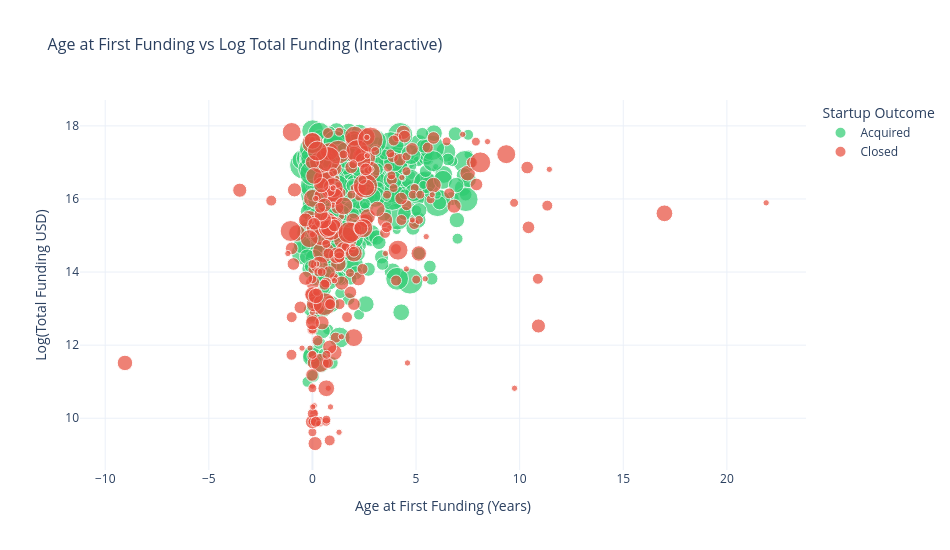

Write notebook code for a chart like this one.
### Code cell
#Cell 12 — plot 10: interactive plotly chart (age vs funding)
# ============================================================
# PLOT 10: INTERACTIVE PLOTLY — Age at First Funding vs Total Funding
# This is your "wow" interactive chart for the project demo
# ============================================================

plot_df = df.copy()
plot_df['Outcome'] = plot_df['status'].map({1:'Acquired', 0:'Closed'})

fig = px.scatter(
    plot_df,
    x='age_first_funding_year',
    y='log_funding',
    color='Outcome',
    size='relationships',
    hover_data=['funding_rounds', 'milestones', 'investor_strength'],
    color_discrete_map={'Acquired':'#2ecc71', 'Closed':'#e74c3c'},
    title='Age at First Funding vs Log Total Funding (Interactive)',
    labels={
        'age_first_funding_year': 'Age at First Funding (Years)',
        'log_funding': 'Log(Total Funding USD)'
    },
    opacity=0.7,
    template='plotly_white'
)
fig.update_layout(
    title_font_size=16,
    legend_title_text='Startup Outcome',
    width=950, height=550
)

# Save as interactive HTML (open in browser!)
fig.write_html(os.path.join(PLOTS_DIR, '10_interactive_scatter.html'))
print(" Saved → 10_interactive_scatter.html (open in browser)")
fig.show()

### Figure 1 — Plotly figure (JSON) as saved in the notebook; plotly's stock layout.template omitted (floating-point values rounded to 4 significant figures; data arrays with more than 128 entries replaced by an {"elided": "..."} marker saying what was removed)
{"data": [{"customdata": {"elided": "477x3 int values"}, "hovertemplate": "Outcome=Acquired<br>Age at First Funding (Years)=%{x}<br>Log(Total Funding USD)=%{y}<br>relationships=%{marker.size}<br>funding_rounds=%{customdata[0]}<br>milestones=%{customdata[1]}<br>investor_strength=%{customdata[2]}<extra></extra>", "legendgroup": "Acquired", "marker": {"color": "#2ecc71", "opacity": 0.7, "size": {"elided": "477 int values"}, "sizemode": "area", "sizeref": 0.05, "symbol": "circle"}, "mode": "markers", "name": "Acquired", "orientation": "v", "showlegend": true, "type": "scatter", "x": {"elided": "477 float values"}, "xaxis": "x", "y": {"elided": "477 float values"}, "yaxis": "y"}, {"customdata": {"elided": "301x3 int values"}, "hovertemplate": "Outcome=Closed<br>Age at First Funding (Years)=%{x}<br>Log(Total Funding USD)=%{y}<br>relationships=%{marker.size}<br>funding_rounds=%{customdata[0]}<br>milestones=%{customdata[1]}<br>investor_strength=%{customdata[2]}<extra></extra>", "legendgroup": "Closed", "marker": {"color": "#e74c3c", "opacity": 0.7, "size": {"elided": "301 int values"}, "sizemode": "area", "sizeref": 0.05, "symbol": "circle"}, "mode": "markers", "name": "Closed", "orientation": "v", "showlegend": true, "type": "scatter", "x": {"elided": "301 float values"}, "xaxis": "x", "y": {"elided": "301 float values"}, "yaxis": "y"}], "layout": {"height": 550, "legend": {"itemsizing": "constant", "title": {"text": "Startup Outcome"}, "tracegroupgap": 0}, "title": {"font": {"size": 16}, "text": "Age at First Funding vs Log Total Funding (Interactive)"}, "width": 950, "xaxis": {"anchor": "y", "domain": [0, 1], "title": {"text": "Age at First Funding (Years)"}}, "yaxis": {"anchor": "x", "domain": [0, 1], "title": {"text": "Log(Total Funding USD)"}}}}
